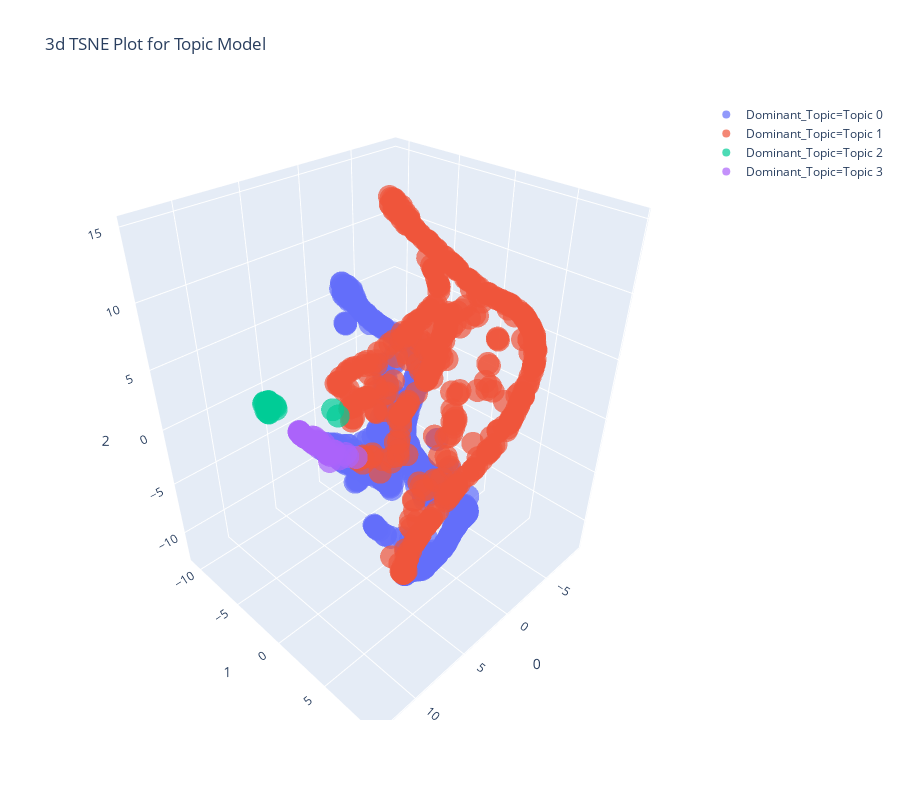

The cell this chart's notebook holds for it:
### Markdown cell above
各ドキュメントはトピックの分布であり、単一のトピックではない。

ほとんどのドキュメントにTopic 0とTopic 1が含まれている。

これらのバーにカーソルを合わせるとキーワードが確認できる。

Topic 2には「farmer」、「rice」、「land」などのキーワードが含まれ、おそらくこのカテゴリではローン申請者が農業/農業ローンに関連しています。

また、頻度の多いTopic 0、Topic 1には「business」と「loan」が含まれており、これはカスタムストップワードで除外したほうが良いと推測できる。

### Code cell
# t-SNE
plot_model(lda_model, plot='tsne')

### Figure 1 — Plotly figure (JSON) as saved in the notebook; plotly's stock layout.template omitted (floating-point values rounded to 4 significant figures; data arrays with more than 128 entries replaced by an {"elided": "..."} marker saying what was removed)
{"data": [{"hoverlabel": {"namelength": 0}, "hovertemplate": "Dominant_Topic=Topic 0<br>0=%{x}<br>1=%{y}<br>2=%{z}", "legendgroup": "Dominant_Topic=Topic 0", "marker": {"color": "#636efa", "opacity": 0.7, "symbol": "circle"}, "mode": "markers", "name": "Dominant_Topic=Topic 0", "scene": "scene", "showlegend": true, "type": "scatter3d", "x": {"elided": "498 float values"}, "y": {"elided": "498 float values"}, "z": {"elided": "498 float values"}}, {"hoverlabel": {"namelength": 0}, "hovertemplate": "Dominant_Topic=Topic 1<br>0=%{x}<br>1=%{y}<br>2=%{z}", "legendgroup": "Dominant_Topic=Topic 1", "marker": {"color": "#EF553B", "opacity": 0.7, "symbol": "circle"}, "mode": "markers", "name": "Dominant_Topic=Topic 1", "scene": "scene", "showlegend": true, "type": "scatter3d", "x": {"elided": "442 float values"}, "y": {"elided": "442 float values"}, "z": {"elided": "442 float values"}}, {"hoverlabel": {"namelength": 0}, "hovertemplate": "Dominant_Topic=Topic 2<br>0=%{x}<br>1=%{y}<br>2=%{z}", "legendgroup": "Dominant_Topic=Topic 2", "marker": {"color": "#00cc96", "opacity": 0.7, "symbol": "circle"}, "mode": "markers", "name": "Dominant_Topic=Topic 2", "scene": "scene", "showlegend": true, "type": "scatter3d", "x": [12.95, 12.48, 12.72, 12.99, 12.47, 12.75, 13.01, 12.48, 12.93, 12.69, 9.737, 12.92, 12.92, 12.78, 12.93, 12.85, 9.708, 12.52, 12.74, 12.76, 12.87], "y": [0.7184, 0.7673, 0.4868, 0.7994, 0.8324, 0.3352, 0.7365, 0.8846, 0.3822, 0.3734, 3.015, 0.5279, 0.7853, 0.6046, 0.7611, 0.3549, 2.531, 0.5186, 0.5933, 0.6324, 0.899], "z": [7.327, 7.575, 7.34, 7.661, 7.513, 7.709, 7.701, 7.372, 7.723, 7.496, 6.592, 7.342, 7.283, 7.891, 7.304, 7.753, 6.78, 7.568, 7.887, 7.888, 7.593]}, {"hoverlabel": {"namelength": 0}, "hovertemplate": "Dominant_Topic=Topic 3<br>0=%{x}<br>1=%{y}<br>2=%{z}", "legendgroup": "Dominant_Topic=Topic 3", "marker": {"color": "#ab63fa", "opacity": 0.7, "symbol": "circle"}, "mode": "markers", "name": "Dominant_Topic=Topic 3", "scene": "scene", "showlegend": true, "type": "scatter3d", "x": [5.635, 7.406, 6.089, 6.047, 7.19, 6.449, 7.473, 7.32, 6.509, 6.474, 6.793, 5.914, 5.914, 5.898, 6.196, 5.688, 6.546, 7.349, 6.811, 6.315, 6.853, 6.269, 6.095, 7.391, 7.004, 6.685, 5.914, 7.416, 6.229, 6.029, 6.213, 5.861, 7.389, 6.48, 6.886, 6.101, 6.706, 6.623, 6.661], "y": [-4.296, -3.964, -2.426, -0.5138, -2.182, -1.348, -3.875, -4.086, -4.429, -3.518, -2.362, -2.81, -2.78, -2.521, -2.455, -4.519, -3.89, -3.962, -2.673, -3.183, -4.49, -1.815, -3.972, -2.541, -1.826, -2.889, -1.584, -2.292, -0.5069, -4.192, -4.064, 0.1498, -3.865, -1.486, -2.735, -2.612, -4.639, -4.428, -4.414], "z": [-1.743, 0.5101, -2.003, -0.4863, 0.5895, -0.2831, 0.6212, 0.3712, -0.7583, -0.8357, -0.1357, -1.641, -1.637, -1.635, -1.201, -1.629, -0.7292, 0.4296, -0.1952, -1.084, -0.3134, -0.8675, -1.311, 0.8123, 0.4299, -0.4546, -1.388, 0.9289, -0.135, -1.348, -1.153, -0.3, 0.5026, -0.302, -0.08888, -1.373, -0.5031, -0.6273, -0.5687]}], "layout": {"height": 800, "legend": {"tracegroupgap": 0}, "scene": {"domain": {"x": [0, 1], "y": [0, 1]}, "xaxis": {"title": {"text": "0"}}, "yaxis": {"title": {"text": "1"}}, "zaxis": {"title": {"text": "2"}}}, "title": {"text": "3d TSNE Plot for Topic Model"}, "width": 900}}
